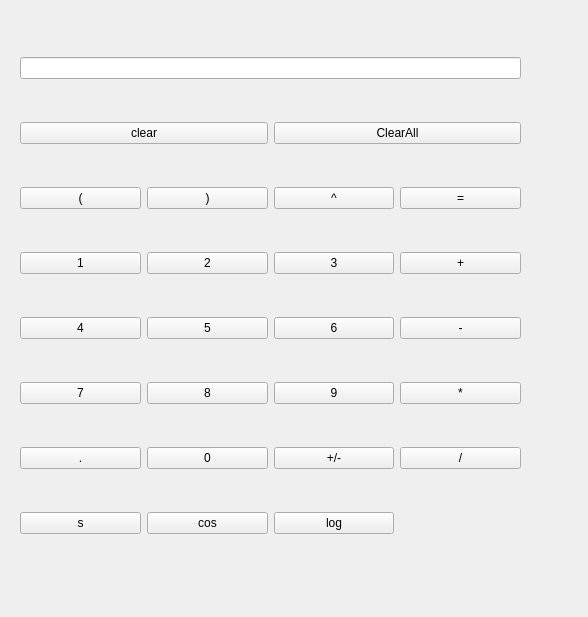
<?xml version="1.0" encoding="UTF-8"?>
<ui version="4.0">
 <class>Widget</class>
 <widget class="QWidget" name="Widget">
  <property name="geometry">
   <rect>
    <x>0</x>
    <y>0</y>
    <width>588</width>
    <height>617</height>
   </rect>
  </property>
  <property name="windowTitle">
   <string>Calculator_2259</string>
  </property>
  <widget class="QWidget" name="layoutWidget">
   <property name="geometry">
    <rect>
     <x>20</x>
     <y>20</y>
     <width>501</width>
     <height>551</height>
    </rect>
   </property>
   <layout class="QGridLayout" name="gridLayout">
    <item row="2" column="0">
     <widget class="QPushButton" name="leftBracketBtn">
      <property name="text">
       <string>(</string>
      </property>
     </widget>
    </item>
    <item row="2" column="1">
     <widget class="QPushButton" name="rightBracketBtn">
      <property name="text">
       <string>)</string>
      </property>
     </widget>
    </item>
    <item row="2" column="2">
     <widget class="QPushButton" name="powBtn">
      <property name="text">
       <string>^</string>
      </property>
     </widget>
    </item>
    <item row="2" column="3">
     <widget class="QPushButton" name="equalBtn">
      <property name="text">
       <string>=</string>
      </property>
     </widget>
    </item>
    <item row="3" column="0">
     <widget class="QPushButton" name="digitBtn1">
      <property name="text">
       <string>1</string>
      </property>
     </widget>
    </item>
    <item row="3" column="1">
     <widget class="QPushButton" name="digitBtn2">
      <property name="text">
       <string>2</string>
      </property>
     </widget>
    </item>
    <item row="3" column="2">
     <widget class="QPushButton" name="digitBtn3">
      <property name="text">
       <string>3</string>
      </property>
     </widget>
    </item>
    <item row="3" column="3">
     <widget class="QPushButton" name="addBtn">
      <property name="text">
       <string>+</string>
      </property>
     </widget>
    </item>
    <item row="4" column="0">
     <widget class="QPushButton" name="digitBtn4">
      <property name="text">
       <string>4</string>
      </property>
     </widget>
    </item>
    <item row="4" column="1">
     <widget class="QPushButton" name="digitBtn5">
      <property name="text">
       <string>5</string>
      </property>
     </widget>
    </item>
    <item row="4" column="2">
     <widget class="QPushButton" name="digitBtn6">
      <property name="text">
       <string>6</string>
      </property>
     </widget>
    </item>
    <item row="4" column="3">
     <widget class="QPushButton" name="subtractionBtn">
      <property name="text">
       <string>-</string>
      </property>
     </widget>
    </item>
    <item row="5" column="0">
     <widget class="QPushButton" name="digitBtn7">
      <property name="text">
       <string>7</string>
      </property>
     </widget>
    </item>
    <item row="5" column="1">
     <widget class="QPushButton" name="digitBtn8">
      <property name="text">
       <string>8</string>
      </property>
     </widget>
    </item>
    <item row="5" column="2">
     <widget class="QPushButton" name="digitBtn9">
      <property name="text">
       <string>9</string>
      </property>
     </widget>
    </item>
    <item row="5" column="3">
     <widget class="QPushButton" name="multiplicationBtn">
      <property name="text">
       <string>*</string>
      </property>
     </widget>
    </item>
    <item row="6" column="0">
     <widget class="QPushButton" name="pointBtn">
      <property name="text">
       <string>.</string>
      </property>
     </widget>
    </item>
    <item row="6" column="1">
     <widget class="QPushButton" name="digitBtn0">
      <property name="text">
       <string>0</string>
      </property>
     </widget>
    </item>
    <item row="6" column="2">
     <widget class="QPushButton" name="signBtn">
      <property name="text">
       <string>+/-</string>
      </property>
     </widget>
    </item>
    <item row="6" column="3">
     <widget class="QPushButton" name="divisionBtn">
      <property name="text">
       <string>/</string>
      </property>
     </widget>
    </item>
    <item row="7" column="0">
     <widget class="QPushButton" name="sinBtn">
      <property name="text">
       <string>s</string>
      </property>
     </widget>
    </item>
    <item row="7" column="1">
     <widget class="QPushButton" name="cosBtn">
      <property name="text">
       <string>cos</string>
      </property>
     </widget>
    </item>
    <item row="7" column="2">
     <widget class="QPushButton" name="logBtn">
      <property name="text">
       <string>log</string>
      </property>
     </widget>
    </item>
    <item row="0" column="0" colspan="4">
     <widget class="QLineEdit" name="lineEdit">
      <property name="alignment">
       <set>Qt::AlignRight|Qt::AlignTrailing|Qt::AlignVCenter</set>
      </property>
      <property name="readOnly">
       <bool>true</bool>
      </property>
     </widget>
    </item>
    <item row="1" column="0" colspan="2">
     <widget class="QPushButton" name="clearBtn">
      <property name="text">
       <string>clear</string>
      </property>
     </widget>
    </item>
    <item row="1" column="2" colspan="2">
     <widget class="QPushButton" name="clearAllBtn">
      <property name="text">
       <string>ClearAll</string>
      </property>
     </widget>
    </item>
   </layout>
  </widget>
 </widget>
 <resources/>
 <connections/>
</ui>
